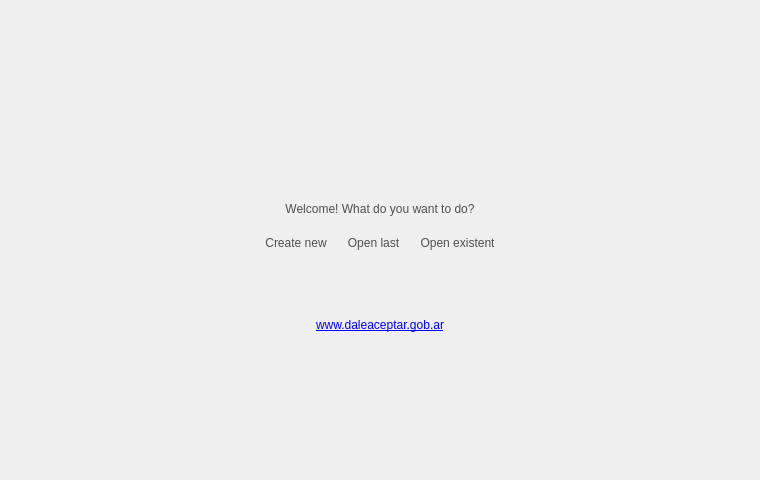
<?xml version="1.0" encoding="UTF-8"?>
<ui version="4.0">
 <class>WelcomeWidget</class>
 <widget class="QWidget" name="WelcomeWidget">
  <property name="windowModality">
   <enum>Qt::NonModal</enum>
  </property>
  <property name="geometry">
   <rect>
    <x>0</x>
    <y>0</y>
    <width>760</width>
    <height>480</height>
   </rect>
  </property>
  <property name="minimumSize">
   <size>
    <width>760</width>
    <height>480</height>
   </size>
  </property>
  <property name="maximumSize">
   <size>
    <width>760</width>
    <height>480</height>
   </size>
  </property>
  <property name="contextMenuPolicy">
   <enum>Qt::PreventContextMenu</enum>
  </property>
  <property name="windowTitle">
   <string>Chatbot</string>
  </property>
  <property name="styleSheet">
   <string notr="true">#initStackWidget {
background-image: url(:/bg/welcome.png);
}

#welcomePage {
background-color: rgba(255, 255, 255, 0);
}

* {
  color: rgb(79, 79, 79);
}
</string>
  </property>
  <layout class="QGridLayout" name="gridLayout_7">
   <property name="margin">
    <number>0</number>
   </property>
   <property name="spacing">
    <number>0</number>
   </property>
   <item row="0" column="0">
    <widget class="QStackedWidget" name="initStackWidget">
     <property name="currentIndex">
      <number>0</number>
     </property>
     <widget class="QWidget" name="welcomePage">
      <layout class="QGridLayout" name="gridLayout_6">
       <property name="margin">
        <number>0</number>
       </property>
       <item row="0" column="0">
        <layout class="QGridLayout" name="welcomePageLayout">
         <item row="6" column="0" colspan="5">
          <spacer name="spacerBottom">
           <property name="orientation">
            <enum>Qt::Vertical</enum>
           </property>
           <property name="sizeHint" stdset="0">
            <size>
             <width>20</width>
             <height>40</height>
            </size>
           </property>
          </spacer>
         </item>
         <item row="3" column="1">
          <widget class="QToolButton" name="createChatbotButton">
           <property name="focusPolicy">
            <enum>Qt::NoFocus</enum>
           </property>
           <property name="text">
            <string>Create new</string>
           </property>
           <property name="icon">
            <iconset resource="../res/chatbot_theme.qrc">
             <normaloff>:/icons/new_chatbot.png</normaloff>:/icons/new_chatbot.png</iconset>
           </property>
           <property name="iconSize">
            <size>
             <width>32</width>
             <height>32</height>
            </size>
           </property>
           <property name="toolButtonStyle">
            <enum>Qt::ToolButtonTextUnderIcon</enum>
           </property>
           <property name="autoRaise">
            <bool>true</bool>
           </property>
          </widget>
         </item>
         <item row="3" column="3">
          <widget class="QToolButton" name="openChatbotButton">
           <property name="focusPolicy">
            <enum>Qt::NoFocus</enum>
           </property>
           <property name="text">
            <string>Open existent</string>
           </property>
           <property name="icon">
            <iconset resource="../res/chatbot_theme.qrc">
             <normaloff>:/icons/open_chatbot.png</normaloff>:/icons/open_chatbot.png</iconset>
           </property>
           <property name="iconSize">
            <size>
             <width>32</width>
             <height>32</height>
            </size>
           </property>
           <property name="toolButtonStyle">
            <enum>Qt::ToolButtonTextUnderIcon</enum>
           </property>
           <property name="autoRaise">
            <bool>true</bool>
           </property>
          </widget>
         </item>
         <item row="0" column="0" colspan="5">
          <spacer name="spacerTop">
           <property name="orientation">
            <enum>Qt::Vertical</enum>
           </property>
           <property name="sizeType">
            <enum>QSizePolicy::Fixed</enum>
           </property>
           <property name="sizeHint" stdset="0">
            <size>
             <width>26</width>
             <height>202</height>
            </size>
           </property>
          </spacer>
         </item>
         <item row="3" column="2">
          <widget class="QToolButton" name="openLastChatbotButton">
           <property name="focusPolicy">
            <enum>Qt::NoFocus</enum>
           </property>
           <property name="text">
            <string>Open last</string>
           </property>
           <property name="icon">
            <iconset resource="../res/chatbot_theme.qrc">
             <normaloff>:/icons/open_last_chatbot.png</normaloff>:/icons/open_last_chatbot.png</iconset>
           </property>
           <property name="iconSize">
            <size>
             <width>32</width>
             <height>32</height>
            </size>
           </property>
           <property name="toolButtonStyle">
            <enum>Qt::ToolButtonTextUnderIcon</enum>
           </property>
           <property name="autoRaise">
            <bool>true</bool>
           </property>
          </widget>
         </item>
         <item row="3" column="4">
          <spacer name="spacerRight">
           <property name="orientation">
            <enum>Qt::Horizontal</enum>
           </property>
           <property name="sizeHint" stdset="0">
            <size>
             <width>40</width>
             <height>20</height>
            </size>
           </property>
          </spacer>
         </item>
         <item row="3" column="0">
          <spacer name="spacerLeft">
           <property name="orientation">
            <enum>Qt::Horizontal</enum>
           </property>
           <property name="sizeType">
            <enum>QSizePolicy::Expanding</enum>
           </property>
           <property name="sizeHint" stdset="0">
            <size>
             <width>40</width>
             <height>20</height>
            </size>
           </property>
          </spacer>
         </item>
         <item row="2" column="0" colspan="5">
          <spacer name="spacerSep">
           <property name="orientation">
            <enum>Qt::Vertical</enum>
           </property>
           <property name="sizeType">
            <enum>QSizePolicy::Fixed</enum>
           </property>
           <property name="sizeHint" stdset="0">
            <size>
             <width>20</width>
             <height>10</height>
            </size>
           </property>
          </spacer>
         </item>
         <item row="1" column="1" colspan="3">
          <widget class="QLabel" name="welcomeLabel">
           <property name="text">
            <string>Welcome! What do you want to do?</string>
           </property>
           <property name="alignment">
            <set>Qt::AlignCenter</set>
           </property>
          </widget>
         </item>
         <item row="5" column="0" colspan="5">
          <widget class="QLabel" name="linkLabel">
           <property name="text">
            <string notr="true">&lt;a href=&quot;http://www.daleaceptar.gob.ar/&quot;&gt;www.daleaceptar.gob.ar&lt;/a&gt;&lt;/p&gt;</string>
           </property>
           <property name="alignment">
            <set>Qt::AlignCenter</set>
           </property>
           <property name="openExternalLinks">
            <bool>true</bool>
           </property>
           <property name="textInteractionFlags">
            <set>Qt::LinksAccessibleByMouse</set>
           </property>
          </widget>
         </item>
         <item row="4" column="0" colspan="5">
          <spacer name="linkSpacer">
           <property name="orientation">
            <enum>Qt::Vertical</enum>
           </property>
           <property name="sizeType">
            <enum>QSizePolicy::Fixed</enum>
           </property>
           <property name="sizeHint" stdset="0">
            <size>
             <width>40</width>
             <height>59</height>
            </size>
           </property>
          </spacer>
         </item>
        </layout>
       </item>
      </layout>
     </widget>
    </widget>
   </item>
  </layout>
 </widget>
 <resources>
  <include location="../res/chatbot_theme.qrc"/>
 </resources>
 <connections/>
</ui>
